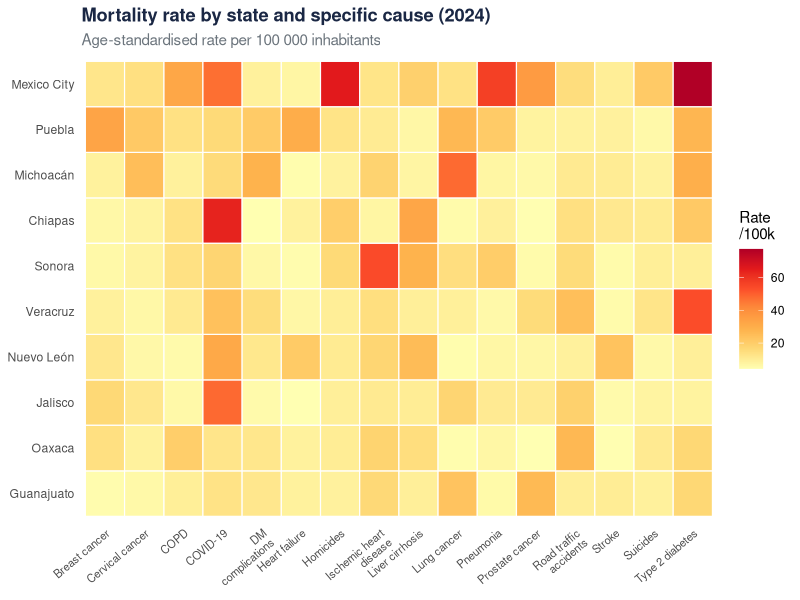
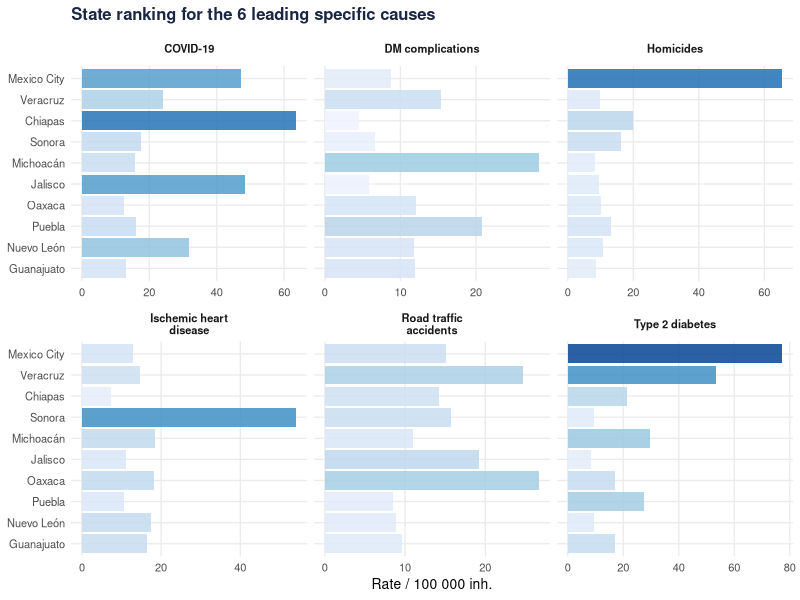
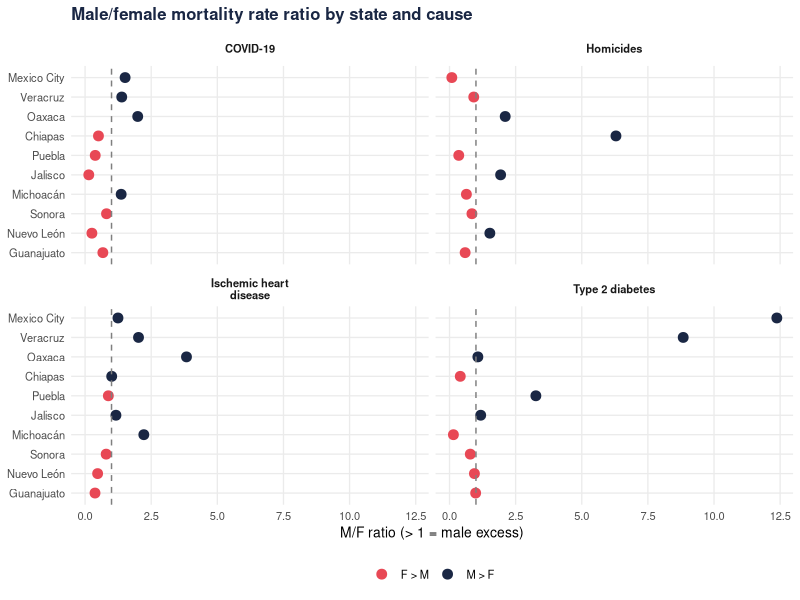
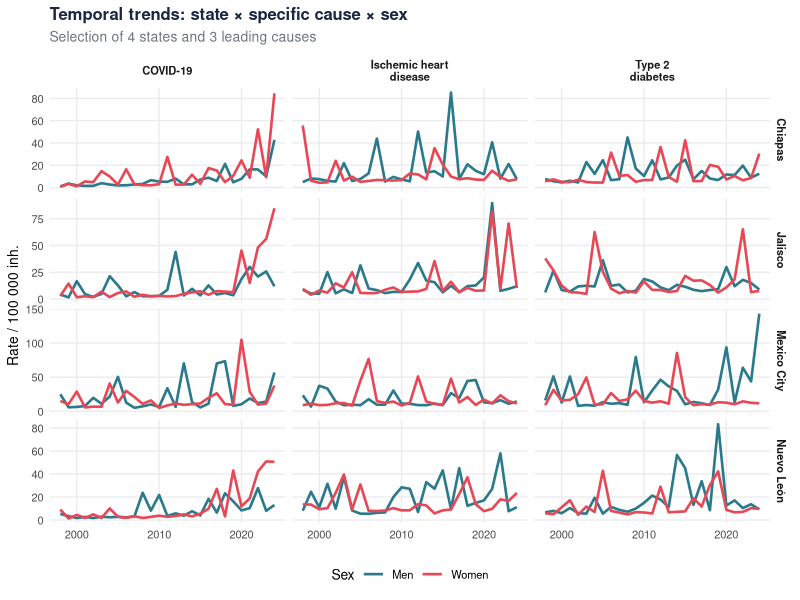

Source code (R) for these figures, in order:
## ---- chunk 1
library(tidyverse); library(scales); library(ggrepel); library(kableExtra)
options(ggrepel.max.overlaps = Inf)

palette_sex <- c("1" = "#2a7a8c", "2" = "#e84855")

states_10 <- c("Mexico City", "Jalisco", "Nuevo León", "Veracruz",
               "Chiapas", "Oaxaca", "Guanajuato", "Michoacán", "Puebla", "Sonora")

cause_specific_list <- c(
  "Ischemic heart disease", "Heart failure", "Stroke",
  "Breast cancer", "Cervical cancer", "Prostate cancer", "Lung cancer",
  "Type 2 diabetes", "DM complications", "Liver cirrhosis",
  "Pneumonia", "COPD", "COVID-19",
  "Road traffic accidents", "Homicides", "Suicides"
)

set.seed(55)
mort5 <- expand.grid(
  year           = 1998:2024,
  sex            = c("1", "2"),
  state          = states_10,
  cause_specific = cause_specific_list,
  stringsAsFactors = FALSE
) |> mutate(
  deaths = rpois(n(), lambda = 80 + 8*(year-1998) +
                   ifelse(sex == "1", 30, 0) +
                   case_when(
                     cause_specific %in% c("Ischemic heart disease", "Type 2 diabetes") ~ 250,
                     cause_specific %in% c("Homicides", "Road traffic accidents")        ~ 150,
                     cause_specific == "COVID-19" ~ ifelse(year >= 2020, 300, 0),
                     TRUE ~ 40
                   ) +
                   case_when(
                     state == "Mexico City" ~ 200,
                     state == "Chiapas"     ~ -30,
                     TRUE ~ 0
                   )),
  rate = deaths / runif(n(), 5e5, 8e6) * 1e5
)

last_year <- max(mort5$year)
## ---- chunk 2
mort5 |>
  filter(year == last_year) |>
  group_by(state, cause_specific) |>
  summarise(rate = mean(rate), .groups = "drop") |>
  mutate(cause_specific = str_wrap(cause_specific, 15),
         state          = str_trunc(state, 16)) |>
  ggplot(aes(x = cause_specific, y = reorder(state, rate), fill = rate)) +
  geom_tile(color = "white", linewidth = 0.4) +
  scale_fill_distiller(palette = "YlOrRd", direction = 1,
                       name = "Rate\n/100k") +
  labs(
    title    = paste0("Mortality rate by state and specific cause (", last_year, ")"),
    subtitle = "Age-standardised rate per 100 000 inhabitants",
    x = NULL, y = NULL
  ) +
  theme_minimal(base_size = 11) +
  theme(axis.text.x    = element_text(angle = 40, hjust = 1, size = 8),
        plot.title      = element_text(face = "bold", color = "#1a2744"),
        plot.subtitle   = element_text(color = "#6c757d"),
        panel.grid      = element_blank())
## ---- chunk 3
top_cause <- mort5 |>
  filter(year == last_year) |>
  group_by(cause_specific) |>
  summarise(total = sum(deaths)) |>
  slice_max(total, n = 6) |>
  pull(cause_specific)

mort5 |>
  filter(year == last_year, cause_specific %in% top_cause) |>
  group_by(state, cause_specific) |>
  summarise(rate = mean(rate), .groups = "drop") |>
  mutate(cause_specific = str_wrap(cause_specific, 18)) |>
  ggplot(aes(x = rate, y = reorder(state, rate), fill = rate)) +
  geom_col(alpha = 0.85) +
  facet_wrap(~cause_specific, scales = "free_x", ncol = 3) +
  scale_fill_distiller(palette = "Blues", direction = 1, guide = "none") +
  labs(
    title = "State ranking for the 6 leading specific causes",
    x = "Rate / 100 000 inh.", y = NULL
  ) +
  theme_minimal(base_size = 10) +
  theme(plot.title       = element_text(face = "bold", color = "#1a2744"),
        strip.text       = element_text(face = "bold", size = 8),
        panel.grid.minor = element_blank())
## ---- chunk 4
mort5 |>
  filter(year == last_year, cause_specific %in% top_cause[1:4]) |>
  group_by(state, sex, cause_specific) |>
  summarise(rate = mean(rate), .groups = "drop") |>
  pivot_wider(names_from = sex, values_from = rate) |>
  mutate(ratio_mf = `1` / `2`,
         cause_specific = str_wrap(cause_specific, 18)) |>
  ggplot(aes(x = ratio_mf, y = reorder(state, ratio_mf),
             color = ratio_mf > 1)) +
  geom_point(size = 3) +
  geom_vline(xintercept = 1, linetype = "dashed", color = "grey50") +
  facet_wrap(~cause_specific, ncol = 2) +
  scale_color_manual(values = c("TRUE" = "#1a2744", "FALSE" = "#e84855"),
                     labels = c("TRUE" = "M > F", "FALSE" = "F > M")) +
  labs(
    title  = "Male/female mortality rate ratio by state and cause",
    x = "M/F ratio (> 1 = male excess)", y = NULL, color = NULL
  ) +
  theme_minimal(base_size = 10) +
  theme(plot.title       = element_text(face = "bold", color = "#1a2744"),
        strip.text       = element_text(face = "bold"),
        legend.position  = "bottom",
        panel.grid.minor = element_blank())
## ---- chunk 5
states_sel <- c("Mexico City", "Jalisco", "Chiapas", "Nuevo León")

mort5 |>
  filter(state %in% states_sel, cause_specific %in% top_cause[1:3]) |>
  group_by(year, state, sex, cause_specific) |>
  summarise(rate = mean(rate), .groups = "drop") |>
  mutate(cause_specific = str_wrap(cause_specific, 14)) |>
  ggplot(aes(x = year, y = rate, color = sex, group = sex)) +
  geom_line(linewidth = 0.9) +
  facet_grid(state ~ cause_specific, scales = "free_y") +
  scale_color_manual(values = palette_sex,
                     labels = c("1" = "Men", "2" = "Women")) +
  scale_x_continuous(breaks = c(2000, 2010, 2020)) +
  labs(
    title    = "Temporal trends: state × specific cause × sex",
    subtitle = "Selection of 4 states and 3 leading causes",
    x = NULL, y = "Rate / 100 000 inh.", color = "Sex"
  ) +
  theme_minimal(base_size = 10) +
  theme(plot.title       = element_text(face = "bold", color = "#1a2744"),
        plot.subtitle    = element_text(color = "#6c757d"),
        strip.text       = element_text(face = "bold", size = 8),
        legend.position  = "bottom",
        panel.grid.minor = element_blank())
## ---- chunk 6
mort5 |>
  filter(year == last_year) |>
  group_by(state, cause_specific) |>
  summarise(
    total_deaths = sum(deaths),
    mean_rate    = round(mean(rate), 1),
    .groups = "drop"
  ) |>
  slice_max(total_deaths, n = 15) |>
  arrange(desc(total_deaths)) |>
  mutate(total_deaths = format(total_deaths, big.mark = ",")) |>
  knitr::kable(
    caption   = paste0("Top 15 state × cause combinations by mortality burden (", last_year, ")"),
    col.names = c("State", "Specific cause", "Deaths", "Rate /100k")
  ) |>
  kableExtra::kable_styling(
    bootstrap_options = c("striped", "hover"), full_width = FALSE
  ) |>
  kableExtra::row_spec(1:3, bold = TRUE, background = "#f0f4f8")
